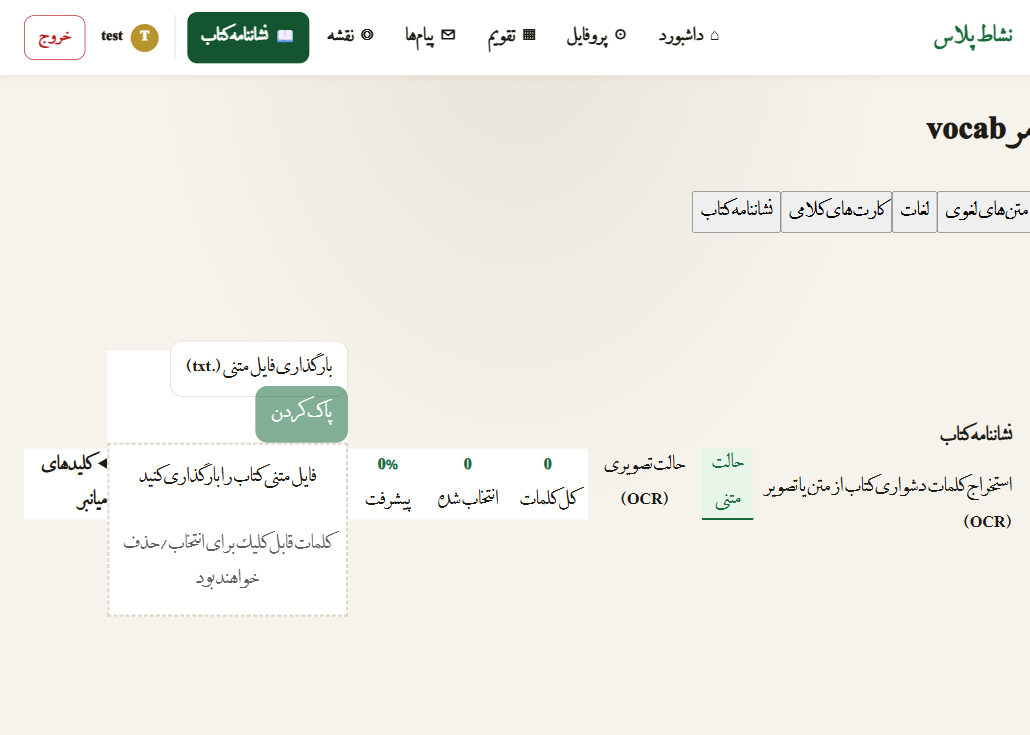
#> input picture book-marker-working.png, 1030 x 735 px
$ python detect_pencil_v2.py ../../book-marker-working.png ../../book-marker-working.png
#> lines starting #> are read from the running program, lines starting #| are printed output that depends on the picture; after the words box and inside, x2 and y2 are one past the last pixel; in counts of white or black regions, pixels touching at a corner belong together
#> in main, img is the input picture: shape (735, 1030, 3); mean B, G, R 233.8, 239.5, 241.2
#| Image loaded: 1030x735
"""
Book Scanner - Improved Pencil Underline Detection
Focuses on finding lines BELOW text that are lighter than printed text
"""

import cv2
import numpy as np
import json
import sys
from pathlib import Path

if sys.platform == 'win32':
    import io
    sys.stdout = io.TextIOWrapper(sys.stdout.buffer, encoding='utf-8')
    sys.stderr = io.TextIOWrapper(sys.stderr.buffer, encoding='utf-8')


def fix_rotation(img):
    gray = cv2.cvtColor(img, cv2.COLOR_BGR2GRAY)
    edges = cv2.Canny(gray, 50, 150, apertureSize=3)
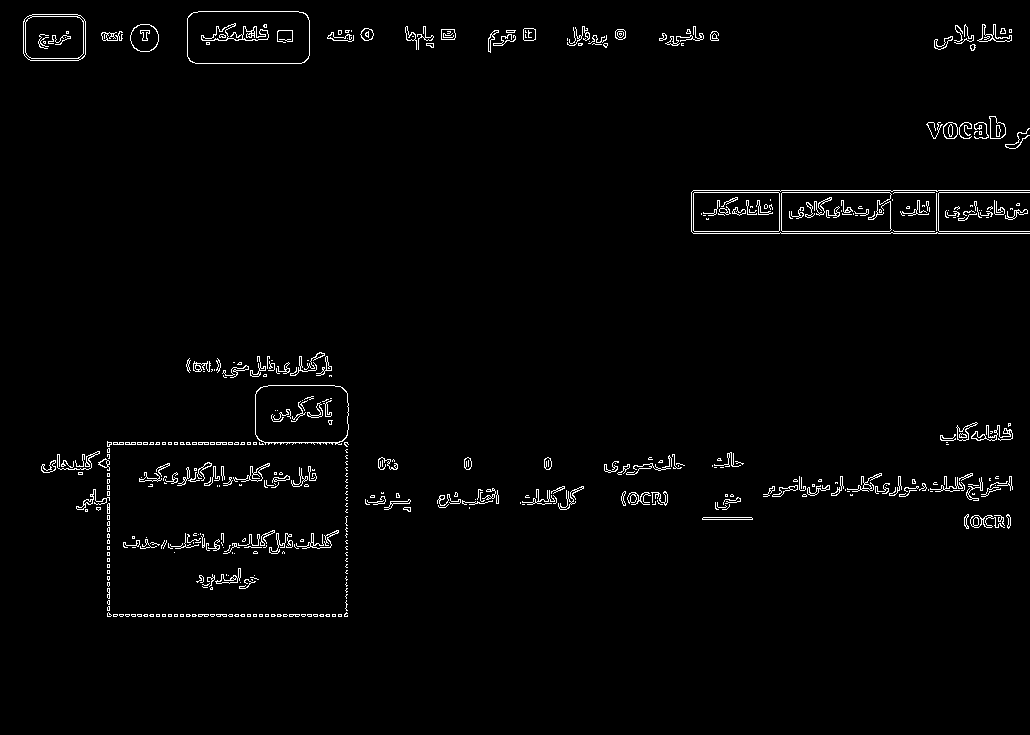
#> edges: shape (735, 1030); 1.9% white in thin lines or dots, all inside (x1, y1, x2, y2) = (23, 11, 1030, 617)
    lines = cv2.HoughLinesP(edges, 1, np.pi/180, threshold=100,
                            minLineLength=100, maxLineGap=10)
#> lines = 16 rows, first 6: [691, 192, 1029, 192], [693, 233, 1029, 233], [691, 231, 1029, 231], [693, 190, 1029, 190], [107, 614, 345, 614], [107, 444, 292, 444]

    if lines is not None:
        angles = []
        for line in lines:
            line_arr = np.array(line).flatten()
            if len(line_arr) >= 4:
                x1, y1, x2, y2 = line_arr[:4]
                angle = np.degrees(np.arctan2(y2 - y1, x2 - x1))
                if abs(abs(angle) - 90) < 30 or abs(angle) < 30:
                    angles.append(angle)
#> this loop made 16 passes
#> (x1, y1, x2, y2, angle) on passes 1 to 12: (691, 192, 1029, 192, 0), (693, 233, 1029, 233, 0), (691, 231, 1029, 231, 0), (693, 190, 1029, 190, 0), (107, 614, 345, 614, 0), (107, 444, 292, 444, 0), (107, 442, 347, 442, 0), (107, 616, 347, 616, 0), (714, 214, 853, 214, 0), (159, 477, 261, 479, 1.12), (109, 613, 109, 445, -90), (691, 213, 963, 213, 0)
#> after the loop, angles = [0, 0, 0, 0, 0, 0, 0, 0, 0, 1.12, -90, 0, -4.72, -90, 0, -90]

        if angles:
            median_angle = np.median(angles)
#> median_angle = 0
            if abs(median_angle) > 45:
                if median_angle > 0:
                    img = cv2.rotate(img, cv2.ROTATE_90_CLOCKWISE)
                else:
                    img = cv2.rotate(img, cv2.ROTATE_90_COUNTERCLOCKWISE)
    return img


def detect_text_regions(gray):
    _, binary = cv2.threshold(gray, 0, 255, cv2.THRESH_BINARY_INV + cv2.THRESH_OTSU)
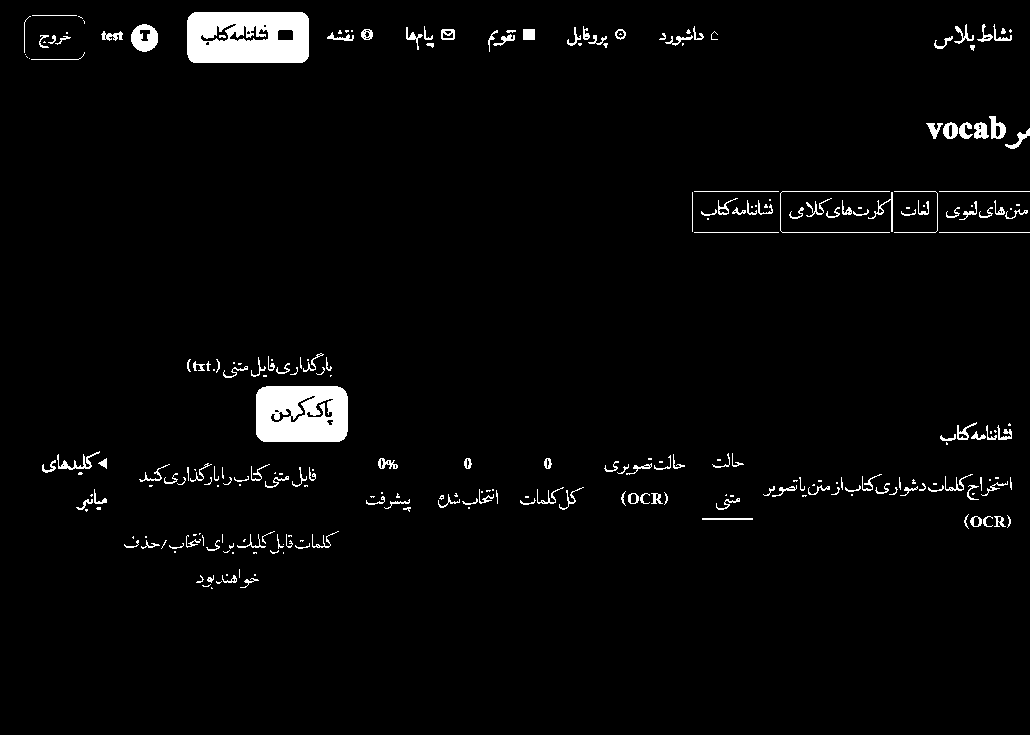
#> binary: shape (735, 1030); 2.8% white; 269 white regions (114 under 20 px), largest, box (x1, y1, x2, y2) and area: (187, 12, 309, 63) 5590, (256, 386, 348, 442) 4673, (131, 24, 158, 52) 518

    kernel = cv2.getStructuringElement(cv2.MORPH_RECT, (5, 3))
    dilated = cv2.dilate(binary, kernel, iterations=2)
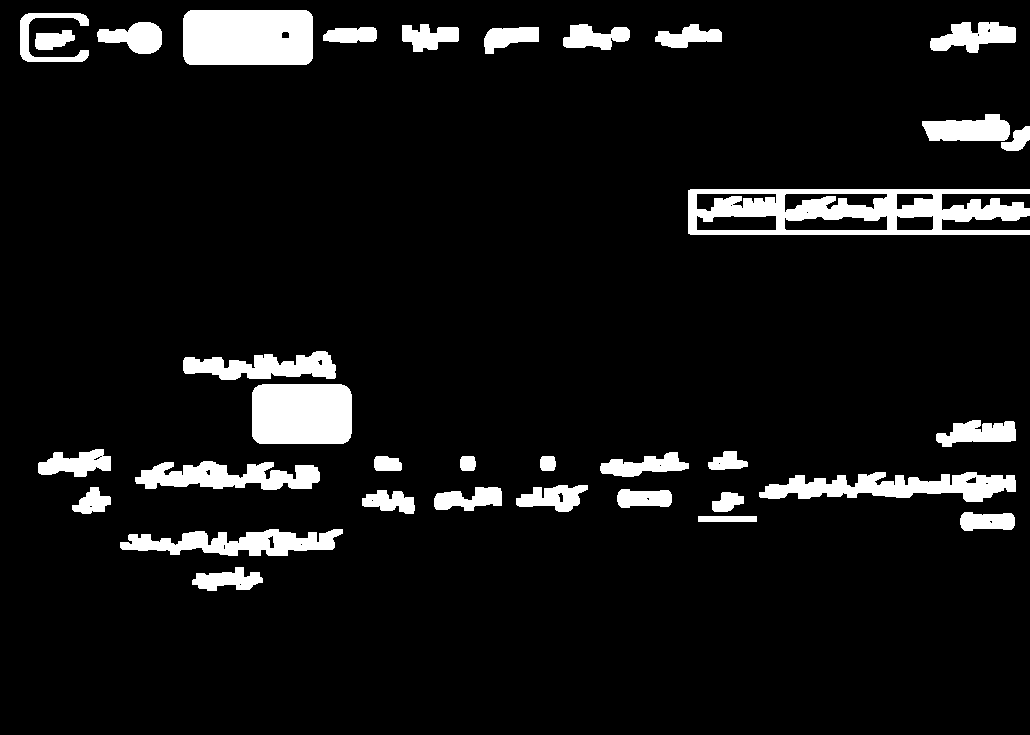
#> dilated: shape (735, 1030); 8.1% white; 34 white regions

    contours, _ = cv2.findContours(dilated, cv2.RETR_EXTERNAL, cv2.CHAIN_APPROX_SIMPLE)
#> contours = 34 contours; largest, box (x1, y1, x2, y2) and area: (688, 189, 1030, 235) 13362, (183, 10, 313, 65) 6898, (252, 384, 352, 444) 5734, (759, 472, 1016, 502) 4120, (120, 529, 343, 556) 3321

    text_regions = []
    for cnt in contours:
        x, y, w, h = cv2.boundingRect(cnt)
        if w > 10 and h > 5 and w < gray.shape[1] * 0.8:
            text_regions.append({'x': x, 'y': y, 'width': w, 'height': h})
#> this loop made 34 passes
#> (x, y, w, h) on passes 1, 2, 4, 5, 6, 7, 8, 9, 10, 11, 12, 13: (192, 567, 71, 24), (120, 529, 223, 27), (960, 512, 55, 19), (712, 492, 32, 20), (362, 490, 53, 24), (617, 489, 55, 19), (434, 487, 68, 24), (72, 487, 39, 27), (516, 485, 72, 27), (759, 472, 257, 30), (135, 461, 185, 29), (540, 456, 16, 15)
#> (cnt, x, y, w, h) on pass 3: ([[698, 516], [698, 521], [756, 521], [756, 516]], 698, 516, 59, 6)
#> after the loop, text_regions = 34 items

    return text_regions


def detect_pencil_lines_v2(img):
    if len(img.shape) == 3:
        gray = cv2.cvtColor(img, cv2.COLOR_BGR2GRAY)
    else:
        gray = img.copy()

    text_regions = detect_text_regions(gray)
#> text_regions = 34 items

    pencil_candidates = []

    for threshold in [140, 150, 160, 170, 180]:
        kernel_h = cv2.getStructuringElement(cv2.MORPH_RECT, (30, 1))
        horizontal = cv2.morphologyEx(gray, cv2.MORPH_OPEN, kernel_h)

        _, pencil_mask = cv2.threshold(horizontal, threshold, 255, cv2.THRESH_BINARY)

        h, w = gray.shape
        margin_h = int(h * 0.15)
        margin_w = int(w * 0.15)
        pencil_mask[:margin_h, :] = 0
        pencil_mask[-margin_h:, :] = 0
        pencil_mask[:, :margin_w] = 0
        pencil_mask[:, -margin_w:] = 0

        kernel_dilate = cv2.getStructuringElement(cv2.MORPH_RECT, (5, 1))
        pencil_mask = cv2.dilate(pencil_mask, kernel_dilate, iterations=1)

        contours, _ = cv2.findContours(pencil_mask, cv2.RETR_EXTERNAL,
                                       cv2.CHAIN_APPROX_SIMPLE)

        for cnt in contours:
            x, y, w_cnt, h_cnt = cv2.boundingRect(cnt)

            if w_cnt < 30 or h_cnt > 15:
                continue

            has_text_above = False
            for tr in text_regions:
                if (abs(tr['y'] + tr['height'] - y) < 20 and
                    x < tr['x'] + tr['width'] and
                    x + w_cnt > tr['x']):
                    has_text_above = True
                    break

            if has_text_above:
                is_duplicate = False
                for existing in pencil_candidates:
                    if (abs(existing['x'] - x) < 20 and
                        abs(existing['y'] - y) < 10):
                        is_duplicate = True
                        break

                if not is_duplicate:
                    pencil_candidates.append({
                        'x': int(x),
                        'y': int(y),
                        'width': int(w_cnt),
                        'height': int(h_cnt),
                        'threshold': threshold,
                        'confidence': min(1.0, w_cnt / 100.0)
                    })
#> this loop made 5 passes
#> pass 1, in detect_pencil_lines_v2, `horizontal = cv2.morphologyEx(gray, cv2.MORPH_OPEN, kernel_h)`:
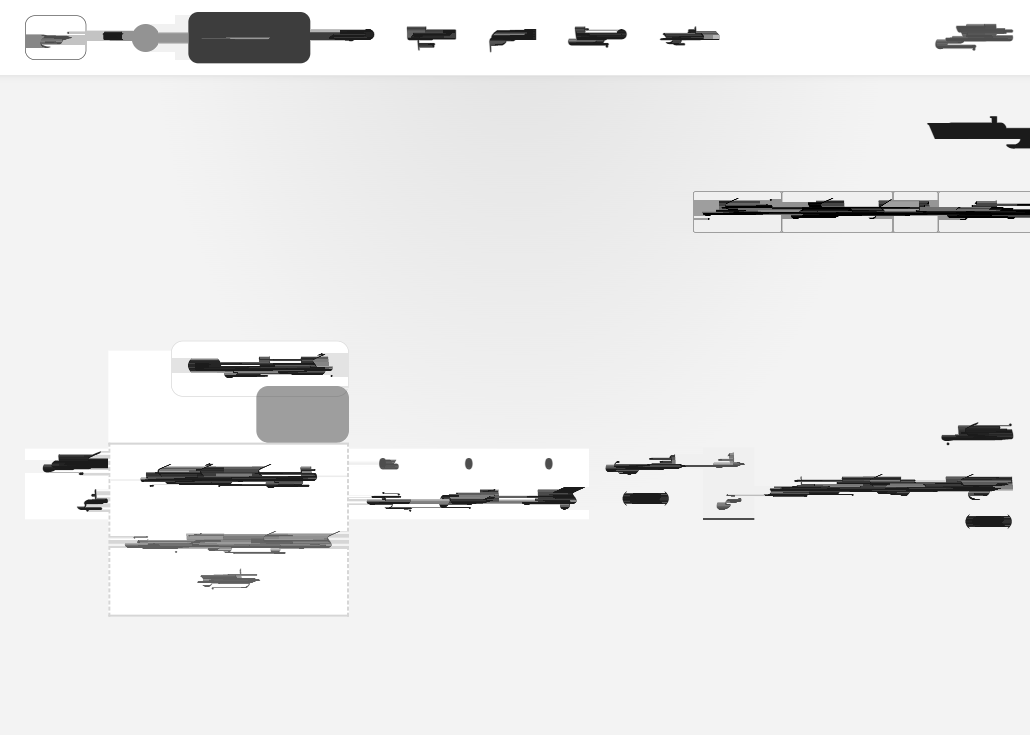
#> horizontal: shape (735, 1030); min 0, max 255, mean 234
#> pass 1, in detect_pencil_lines_v2, `pencil_mask = cv2.dilate(pencil_mask, kernel_dilate, iterations=1)`:
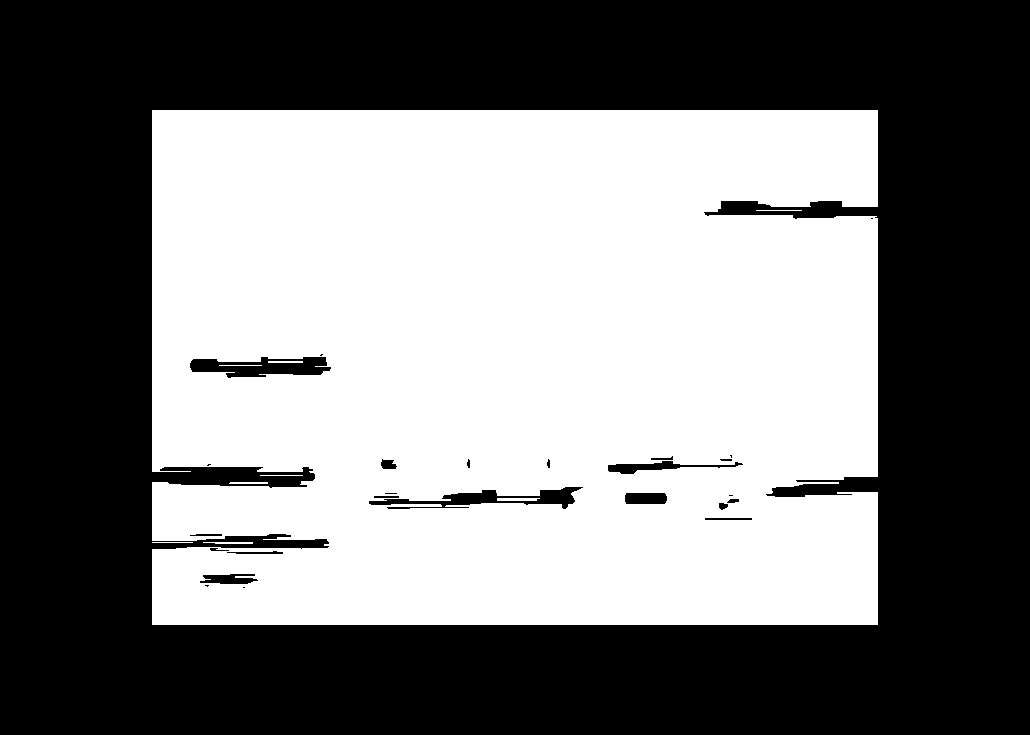
#> pencil_mask: shape (735, 1030); 47.7% white; 9 white regions, largest, box (x1, y1, x2, y2) and area: (152, 110, 878, 625) 360206, (497, 498, 540, 501) 123, (203, 542, 253, 544) 88
#> after the loop:
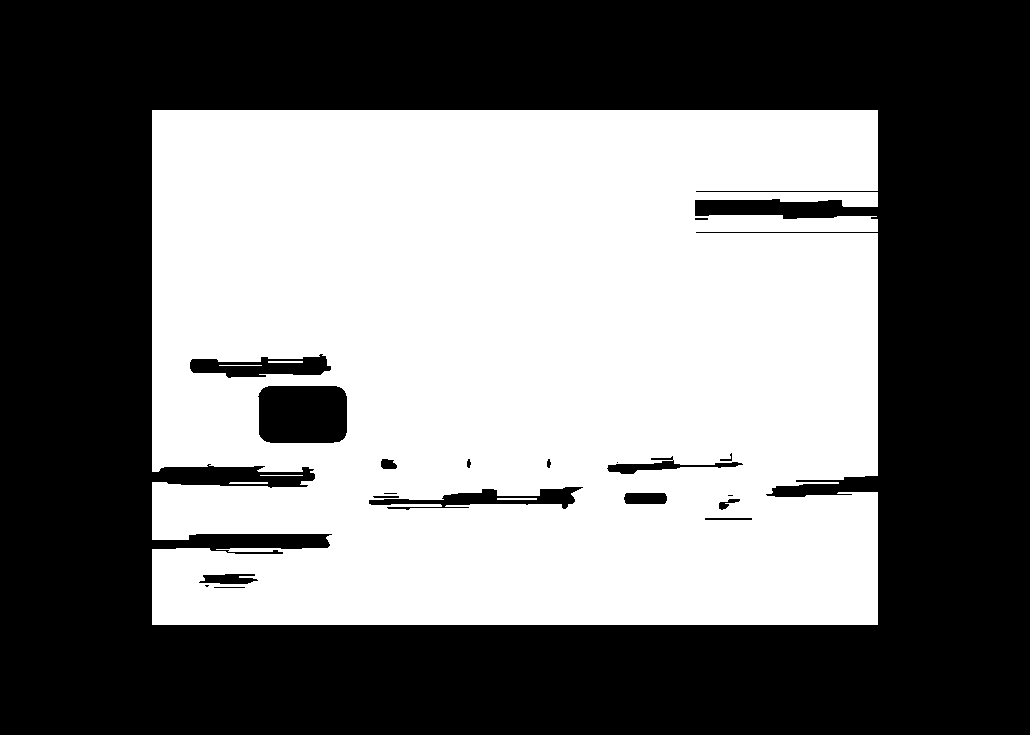
#> pencil_mask: shape (735, 1030); 46.7% white; 6 white regions, box (x1, y1, x2, y2) and area: (152, 110, 878, 625) 353110, (497, 498, 537, 500) 80, (229, 482, 268, 484) 77, (268, 361, 303, 363) 70, (219, 365, 262, 366) 43, (260, 475, 303, 476) 43
#> after the loop, pencil_candidates = 5 items

    return pencil_candidates, text_regions


def main():
    if len(sys.argv) < 2:
        print("Usage: python detect_pencil_v2.py <image_path>")
        sys.exit(1)

    image_path = sys.argv[1]
    img = cv2.imread(image_path)
    if img is None:
        print(f"Error: File {image_path} not found")
        sys.exit(1)

    print(f"Image loaded: {img.shape[1]}x{img.shape[0]}")
    img = fix_rotation(img)
    print("Rotation fixed")

    candidates, text_regions = detect_pencil_lines_v2(img)
#> candidates = 5 items; text_regions = 34 items

    print(f"\nText regions found: {len(text_regions)}")
#| Text regions found: 34
    print(f"Pencil line candidates: {len(candidates)}")
#| Pencil line candidates: 5

    for i, c in enumerate(candidates):
        print(f"  {i+1}. Position: ({c['x']}, {c['y']}), "
              f"Size: {c['width']}x{c['height']}, "
              f"Threshold: {c['threshold']}, "
              f"Confidence: {c['confidence']:.2f}")

    if len(sys.argv) > 2 and sys.argv[2] == '--save-mask':
        gray = cv2.cvtColor(img, cv2.COLOR_BGR2GRAY) if len(img.shape) == 3 else img
        mask = np.zeros_like(gray)
        for c in candidates:
            mask[c['y']:c['y']+c['height'], c['x']:c['x']+c['width']] = 255
        mask_path = Path(image_path).stem + "_pencil_mask_v2.png"
        cv2.imwrite(mask_path, mask)
        print(f"\nMask saved: {mask_path}")

    result_path = Path(image_path).stem + "_pencil_result.json"
    with open(result_path, 'w', encoding='utf-8') as f:
        json.dump({
            'source': image_path,
            'text_regions_count': len(text_regions),
            'pencil_candidates': candidates
        }, f, ensure_ascii=False, indent=2)
    print(f"Result saved: {result_path}")


if __name__ == '__main__':
    main()
